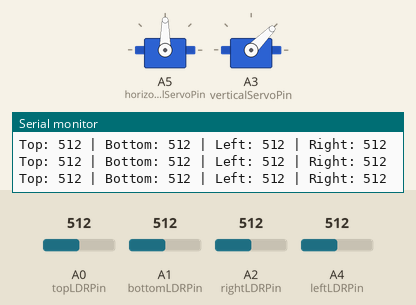
This sketch was run on a simulated Arduino Uno, built with avr-gcc and run on an emulated ATmega328P. Shown: 2 × servo, the last lines printed to the serial monitor. The test bench sets the inputs (shaded band); at power-on: A0 (topLDRPin) = 512, A2 (rightLDRPin) = 512, A1 (bottomLDRPin) = 512, A4 (leftLDRPin) = 512.

Above: at 1.2 s.
1.3 s: A0 (topLDRPin) set to 525
4.3 s: A0 (topLDRPin) set to 547
At 7.1 s:
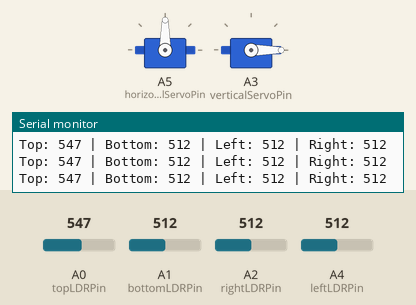
7.3 s: A2 (rightLDRPin) set to 541
At 7.92 s:
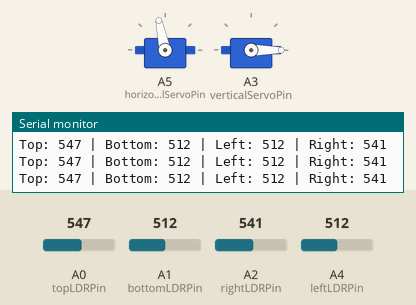
10.3 s: A1 (bottomLDRPin) set to 549
13.3 s: A1 (bottomLDRPin) set to 580
At 13.48 s:
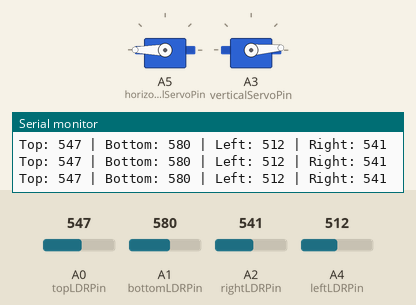
16.3 s: A4 (leftLDRPin) set to 1010
At 16.47 s:
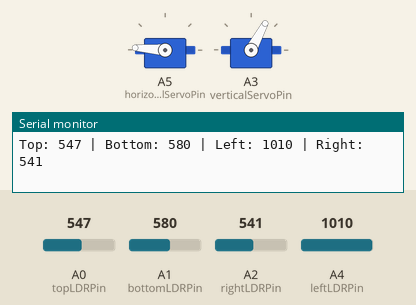
Timing chart, 0 to 22.0 s (numbered marks = the images above; inputs shaded):
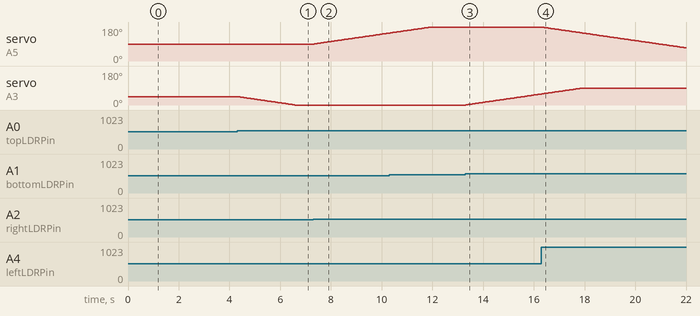

Measured:
- the behaviour switches between 532 and 533 on A0 (topLDRPin) (found by bisection; images 0 and 1)
- the behaviour switches between 532 and 533 on A2 (rightLDRPin) (found by bisection; images 1 and 2)
- the behaviour switches between 567 and 568 on A1 (bottomLDRPin) (found by bisection; images 2 and 3)
- after the input at 4.3 s, servo on A3 (verticalServoPin): moves from 45° to 0° over 2.3 s, starting at once
- after the input at 7.3 s, servo on A5 (horizontalServoPin): moves from 90° to 148° over 2.9 s, starting after 0.05 s
- after the input at 13.3 s, servo on A3 (verticalServoPin): moves from 0° to 58° over 2.9 s, starting at once
- after the input at 16.3 s, servo on A5 (horizontalServoPin): moves from 180° to 70° over 5.7 s, starting at once

The sketch:

arduinoblynk.ino
```cpp
// === ARDUINO UNO CODE ===
#include <Servo.h>
#include <SoftwareSerial.h>

// Servo pins
const int horizontalServoPin = A5;
const int verticalServoPin = A3;

// LDR analog pins
const int topLDRPin = A0;
const int bottomLDRPin = A1;
const int rightLDRPin = A2;
const int leftLDRPin = A4;

// Servo objects
Servo horizontalServo;
Servo verticalServo;

// Servo positions
int horizontalPos = 90;
int verticalPos = 45;

// Movement control
int threshold = 20;
const int stepSize = 1;
const int delayTime = 50;
#include <SoftwareSerial.h>
SoftwareSerial mySerial(3, 2); // RX, TX

void setup() {
    mySerial.begin(9600);     // For ESP32 communication on pins 2 and 3
  Serial.begin(9600);
  horizontalServo.attach(horizontalServoPin);
  verticalServo.attach(verticalServoPin);

  horizontalServo.write(horizontalPos);
  verticalServo.write(verticalPos);
}
bool manualMode = false;

void loop() {
//manual moving::
  if (mySerial.available()) {
    Serial.println("MESSAGE RECEIVED:::::::::::");
    delay(1000);
    String command = mySerial.readStringUntil('\n');
    command.trim();
    Serial.println("Command:");
    Serial.println(command);

    if (command == "M1") {
      manualMode = true;
      Serial.println("Manual Mode ON");
      delay(500);
    } else if (command == "M0") {
      manualMode = false;
      Serial.println("Manual Mode OFF");
      delay(500);
    } else if (manualMode) {
      char cmd = command.charAt(0);
      int val = command.substring(1).toInt();

      if (cmd == 'H') {
        horizontalServo.write(val);
      } else if (cmd == 'V') {
        verticalServo.write(val);
      }
    }
  }


if(!manualMode){
  // Read LDR values
  int topLDR = analogRead(topLDRPin);
  int bottomLDR = analogRead(bottomLDRPin);
  int rightLDR = analogRead(rightLDRPin);
  int leftLDR = analogRead(leftLDRPin);

  // Print LDR values
  Serial.print("Top: "); Serial.print(topLDR);
  Serial.print(" | Bottom: "); Serial.print(bottomLDR);
  Serial.print(" | Left: "); Serial.print(leftLDR);
  Serial.print(" | Right: "); Serial.println(rightLDR);
    if(((topLDR>=900)||(bottomLDR>=900))&&(rightLDRPin>=900)||(leftLDR>=900)){
    threshold=10;
  }  if(((topLDR>=1000)||(bottomLDR>=1000))&&(rightLDRPin>=1000)||(leftLDR>=1000)){
    threshold=5;
  }else{
    threshold=20;
  }
  // Calculate vertical and horizontal differences
  int verticalDiff = topLDR - bottomLDR;
  int horizontalDiff = leftLDR - rightLDR;

  // Adjust vertical servo
  if (abs(verticalDiff) > threshold) {
    if (verticalDiff > 0 && verticalPos > 0) {
      verticalPos -= stepSize;
    } else if (verticalDiff < 0 && verticalPos < 90) {
      verticalPos += stepSize;
    }
    verticalServo.write(verticalPos);
  }

  // Adjust horizontal servo
  if (abs(horizontalDiff) > threshold) {
    if (horizontalDiff > 0 && horizontalPos > 0) {
      horizontalPos -= stepSize;
    } else if (horizontalDiff < 0 && horizontalPos < 180) {
      horizontalPos += stepSize;
    }
    horizontalServo.write(horizontalPos);
  }

  delay(delayTime);
}
}
```
